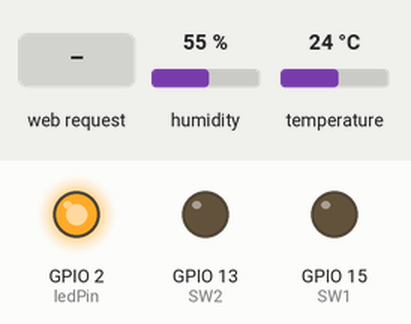
Bench run of a program on a simulated ESP8266 (NodeMCU). On the bench: output pins drawn as LEDs (lit = HIGH). The inputs (shaded band) are chosen by the test bench; at power-on: humidity 55 %, temperature 24 °C. WiFi joins after 1.5 s; servers stay silent unless stated; storage starts empty; what the program prints to the serial monitor is not drawn.

Above: at 4.4 s.
4.5 s: HTTP request GET /onoffSw1 received
At 5.7 s:
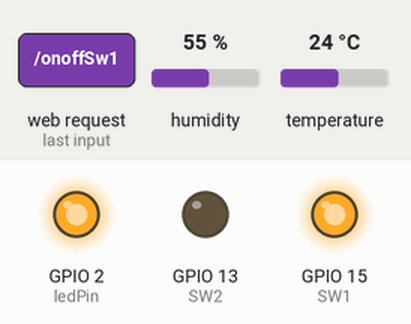
6.0 s: HTTP request GET /onoffSw2 received
At 7.0 s:
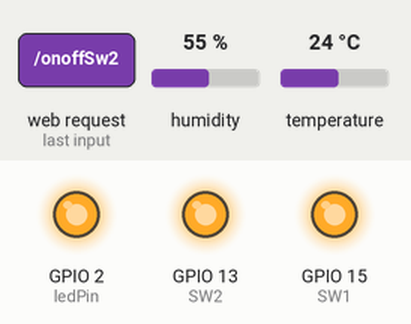
7.5 s: HTTP request GET /onoffSw1 received
At 8.1 s:
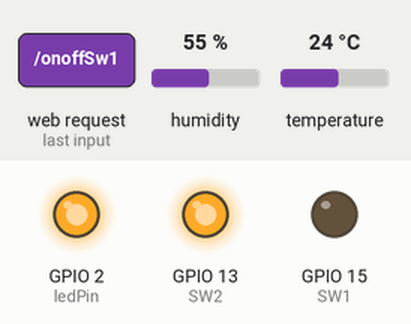
Timing chart, 0 to 10.5 s (numbered marks = the images above; inputs shaded):
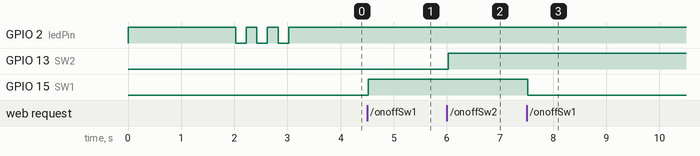

The program:

main.cpp
```cpp
#include <Arduino.h>
#include <ESP8266WiFi.h>
#include <ESPAsyncTCP.h>
#include <ESPAsyncWebServer.h>
#include <Arduino_JSON.h>
#include <Adafruit_Sensor.h>
#include <Adafruit_AM2320.h>
#include <SPI.h>
#include <LittleFS.h>

//const char *ssid = "EJD";
//const char *password = "5165135199ejd";
//const char *ssid = "N704";
//const char *password = "0123456789";

const char *ssid = "thyeom";
const char *password = "0432298555";

IPAddress ip(192, 168, 0, 101);
IPAddress gateway(192, 168, 0, 1);
IPAddress subnet(255, 255, 255, 0);
IPAddress dns(192, 168, 0, 1);

String myKey = "0";
const int SW1 = 15;   //switch  15
const int SW2 = 13;   //switch  13
const int ledPin = 2; //On board LED HIGH->OFF LOW->ON
String ledState;
AsyncWebServer server(80);
AsyncEventSource events("/events");
JSONVar readings;
// Timer variables
unsigned long lastTime = 0;
unsigned long timerDelay = 30000;

Adafruit_AM2320 AM2320 = Adafruit_AM2320();
void initAM2320()
{
  AM2320.begin();
}
void initLittleFS()
{
  if (!LittleFS.begin())
  {
    Serial.println("An error has occurred while mounting LittleFS");
  }
  Serial.println("LittleFS mounted successfully");
}
// Initialize WiFi
void initWiFi()
{
  WiFi.mode(WIFI_STA);
  WiFi.begin(ssid, password);
  if (!WiFi.config(ip, gateway, subnet, dns))
  {
    Serial.println("Static IP Configuration Failed");
  }
  Serial.print("Connecting to WiFi ..");
  while (WiFi.status() != WL_CONNECTED)
  {
    Serial.print('.');
    delay(1000);
  }
  Serial.println(WiFi.localIP());
}
String SwState(int PinNum)
{
  if (digitalRead(PinNum))
  {
    ledState = "OFF";
  }
  else
  {
    ledState = "ON";
  }
  return ledState;
}
String processor(const String &var, int PinNum)
{
  if (var == "STATE")
  {
    if (digitalRead(PinNum))
    {
      ledState = "OFF";
    }
    else
    {
      ledState = "ON";
    }
    return ledState;
  }
  return String();
}
String getSensorReadings()
{
  readings["temperature"] = String(AM2320.readTemperature());
  readings["humidity"] = String(AM2320.readHumidity());
  readings["sw1state"] = String(SwState(SW1));
  readings["sw2state"] = String(SwState(SW2));
  readings["key"] = String(myKey);
  String jsonString = JSON.stringify(readings);
  return jsonString;
}
void winkLED(int n)
{
  for (int i = 0; i < n; i++)
  {
    digitalWrite(ledPin, LOW);
    delay(200);
    digitalWrite(ledPin, HIGH);
    delay(200);
  }
}
void setup()
{
  Serial.begin(9600);
  pinMode(SW1, OUTPUT);
  pinMode(SW2, OUTPUT);
  pinMode(ledPin, OUTPUT);
  digitalWrite(SW1, LOW);
  digitalWrite(SW2, LOW);
  digitalWrite(ledPin, HIGH);
  Serial.println("Start!!");
  initAM2320();
  Serial.println("AM2320");
  initWiFi();
  initLittleFS();

  // Web Server Root URL
  server.on("/", HTTP_GET, [](AsyncWebServerRequest *request)
            {
              request->send(LittleFS, "/index.html", "text/html");
              Serial.println("send index.html");
            });

  server.serveStatic("/", LittleFS, "/");

  server.on("/control", HTTP_GET, [](AsyncWebServerRequest *request)
            {
              request->send(LittleFS, "/control.html", "text/html");
              Serial.println("send control.html");
            });
  // Request for the latest sensor readings
  server.on("/readings", HTTP_GET, [](AsyncWebServerRequest *request)
            {
              String json = getSensorReadings();
              request->send(200, "application/json", json);
              Serial.println(json);
              json = String();
              myKey = "0";
            });
  server.on("/readData", HTTP_GET, [](AsyncWebServerRequest *request)
            {
              digitalWrite(ledPin, LOW);
              String json = getSensorReadings();
              request->send(200, "application/json", json);
              Serial.println(json);
              json = String();
              myKey = "0";
              delay(20);
              digitalWrite(ledPin, HIGH);
            });
  server.on("/login", HTTP_GET, [](AsyncWebServerRequest *request)
            {
              //int pCnt = request->params();
              AsyncWebParameter *p = request->getParam(0);
              String pname = p->name();
              String rpass = p->value();
              if (rpass == "6227")
              {
                myKey = "6227";
              }
              else
              {
                myKey = "0";
              }
            });

  server.on("/onoffSw1", HTTP_GET, [](AsyncWebServerRequest *request)
            {
              if (digitalRead(SW1))
              {
                digitalWrite(SW1, LOW);
              }
              else
              {
                digitalWrite(SW1, HIGH);
              }
              String json = getSensorReadings();
              request->send(200, "application/json", json);
              json = String();
            });

  server.on("/onoffSw2", HTTP_GET, [](AsyncWebServerRequest *request)
            {
              if (digitalRead(SW2))
              {
                digitalWrite(SW2, LOW);
              }
              else
              {
                digitalWrite(SW2, HIGH);
              }
              String json = getSensorReadings();
              request->send(200, "application/json", json);
              json = String();
            });

  server.onNotFound([](AsyncWebServerRequest *request)
                    { request->send(404, "text/plain", "The content you are looking for was not found."); });
  server.begin();

  winkLED(3);
}

void loop()
{
  if ((millis() - lastTime) > timerDelay)
  {
    // Send Events to the client with the Sensor Readings Every 10 seconds
    events.send("ping", NULL, millis());
    events.send(getSensorReadings().c_str(), "new_readings", millis());
    lastTime = millis();
  }
}
```

Measured:
- after the input at 4.5 s, GPIO 15 (SW1): LOW → HIGH at once
- after the input at 6.0 s, GPIO 13 (SW2): LOW → HIGH at once
- after the input at 7.5 s, GPIO 15 (SW1): HIGH → LOW at once
